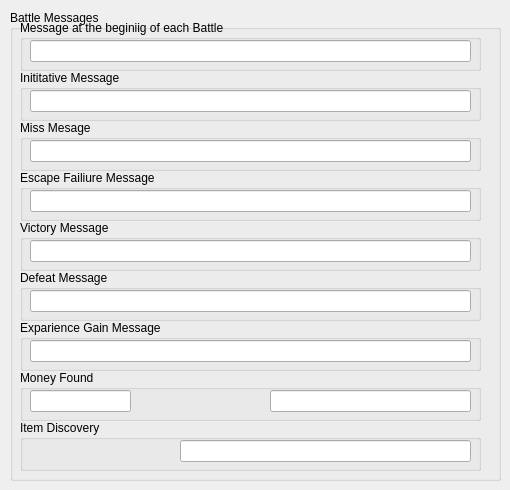
   <widget class="QWidget" name="tab">
    <attribute name="title">
     <string>Page 1</string>
    </attribute>
    <widget class="QGroupBox" name="groupBox_126">
     <property name="geometry">
      <rect>
       <x>10</x>
       <y>10</y>
       <width>491</width>
       <height>471</height>
      </rect>
     </property>
     <property name="title">
      <string>Battle Messages</string>
     </property>
     <widget class="QGroupBox" name="groupBox_127">
      <property name="geometry">
       <rect>
        <x>10</x>
        <y>10</y>
        <width>461</width>
        <height>51</height>
       </rect>
      </property>
      <property name="title">
       <string>Message at the beginiig of each Battle</string>
      </property>
      <widget class="QLineEdit" name="lineEdit_34">
       <property name="geometry">
        <rect>
         <x>10</x>
         <y>20</y>
         <width>441</width>
         <height>22</height>
        </rect>
       </property>
      </widget>
     </widget>
     <widget class="QGroupBox" name="groupBox_128">
      <property name="geometry">
       <rect>
        <x>10</x>
        <y>60</y>
        <width>461</width>
        <height>51</height>
       </rect>
      </property>
      <property name="title">
       <string>Inititative Message</string>
      </property>
      <widget class="QLineEdit" name="lineEdit_35">
       <property name="geometry">
        <rect>
         <x>10</x>
         <y>20</y>
         <width>441</width>
         <height>22</height>
        </rect>
       </property>
      </widget>
     </widget>
     <widget class="QGroupBox" name="groupBox_129">
      <property name="geometry">
       <rect>
        <x>10</x>
        <y>110</y>
        <width>461</width>
        <height>51</height>
       </rect>
      </property>
      <property name="title">
       <string>Miss Mesage</string>
      </property>
      <widget class="QLineEdit" name="lineEdit_36">
       <property name="geometry">
        <rect>
         <x>10</x>
         <y>20</y>
         <width>441</width>
         <height>22</height>
        </rect>
       </property>
      </widget>
     </widget>
     <widget class="QGroupBox" name="groupBox_130">
      <property name="geometry">
       <rect>
        <x>10</x>
        <y>160</y>
        <width>461</width>
        <height>51</height>
       </rect>
      </property>
      <property name="title">
       <string>Escape Failiure Message</string>
      </property>
      <widget class="QLineEdit" name="lineEdit_37">
       <property name="geometry">
        <rect>
         <x>10</x>
         <y>20</y>
         <width>441</width>
         <height>22</height>
        </rect>
       </property>
      </widget>
     </widget>
     <widget class="QGroupBox" name="groupBox_131">
      <property name="geometry">
       <rect>
        <x>10</x>
        <y>210</y>
        <width>461</width>
        <height>51</height>
       </rect>
      </property>
      <property name="title">
       <string>Victory Message</string>
      </property>
      <widget class="QLineEdit" name="lineEdit_38">
       <property name="geometry">
        <rect>
         <x>10</x>
         <y>20</y>
         <width>441</width>
         <height>22</height>
        </rect>
       </property>
      </widget>
     </widget>
     <widget class="QGroupBox" name="groupBox_132">
      <property name="geometry">
       <rect>
        <x>10</x>
        <y>260</y>
        <width>461</width>
        <height>51</height>
       </rect>
      </property>
      <property name="title">
       <string>Defeat Message</string>
      </property>
      <widget class="QLineEdit" name="lineEdit_39">
       <property name="geometry">
        <rect>
         <x>10</x>
         <y>20</y>
         <width>441</width>
         <height>22</height>
        </rect>
       </property>
      </widget>
     </widget>
     <widget class="QGroupBox" name="groupBox_133">
      <property name="geometry">
       <rect>
        <x>10</x>
        <y>310</y>
        <width>461</width>
        <height>51</height>
       </rect>
      </property>
      <property name="title">
       <string>Exparience Gain Message</string>
      </property>
      <widget class="QLineEdit" name="lineEdit_40">
       <property name="geometry">
        <rect>
         <x>10</x>
         <y>20</y>
         <width>441</width>
         <height>22</height>
        </rect>
       </property>
      </widget>
     </widget>
     <widget class="QGroupBox" name="groupBox_134">
      <property name="geometry">
       <rect>
        <x>10</x>
        <y>360</y>
        <width>461</width>
        <height>51</height>
       </rect>
      </property>
      <property name="title">
       <string>Money Found</string>
      </property>
      <widget class="QLineEdit" name="lineEdit_41">
       <property name="geometry">
        <rect>
         <x>10</x>
         <y>20</y>
         <width>101</width>
         <height>22</height>
        </rect>
       </property>
      </widget>
      <widget class="QLineEdit" name="lineEdit_42">
       <property name="geometry">
        <rect>
         <x>250</x>
         <y>20</y>
         <width>201</width>
         <height>22</height>
        </rect>
       </property>
      </widget>
     </widget>
     <widget class="QGroupBox" name="groupBox_135">
      <property name="geometry">
       <rect>
        <x>10</x>
        <y>410</y>
        <width>461</width>
        <height>51</height>
       </rect>
      </property>
      <property name="title">
       <string>Item Discovery</string>
      </property>
      <widget class="QLineEdit" name="lineEdit">
       <property name="geometry">
        <rect>
         <x>160</x>
         <y>20</y>
         <width>291</width>
         <height>22</height>
        </rect>
       </property>
      </widget>
     </widget>
    </widget>
   </widget>
